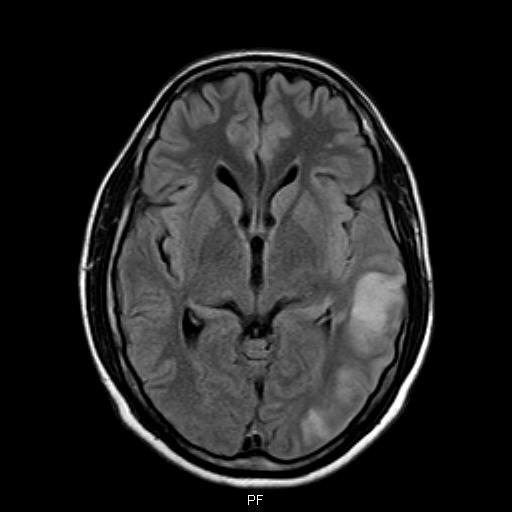
%> input picture Q5-segement/1.jpg, 512 x 512 px
$ octave p1.m   (GNU Octave 9; MATLAB toolbox functions it lacks are replaced by stand-ins)
%> lines starting %> are read from the running program, lines starting %| are printed output that depends on the picture; in (x1, y1, x2, y2) boxes, pixels count from 0 and x2, y2 are one past the last pixel; in counts of white or black regions, pixels touching at a corner belong together; the program's own positions count from 1
### Q5-segement/HatefRezaee810100149-CA02/mybinaryfun.m
function f = mybinaryfun(picture,thrsh)
for i = 1:400
    for j = 1:800
        if (picture(i,j)>thrsh)
            picture(i,j)=1;
        else
            picture(i,j,1)=0;
        end
    end
end
f=boolean(picture);
end

### Q5-segement/HatefRezaee810100149-CA02/p1.m
clc
clear
close all
[file,path]=uigetfile({'*.jpg;*.bmp;*.png;*.tif'},'Choose an image');
%> the answer given: ../1.jpg
s=[path,file];
picture=imread(s);
%> picture is the input picture: size 512x512 uint8; min 0, max 255, mean 35.9

picture = imresize(picture,[400 800]);
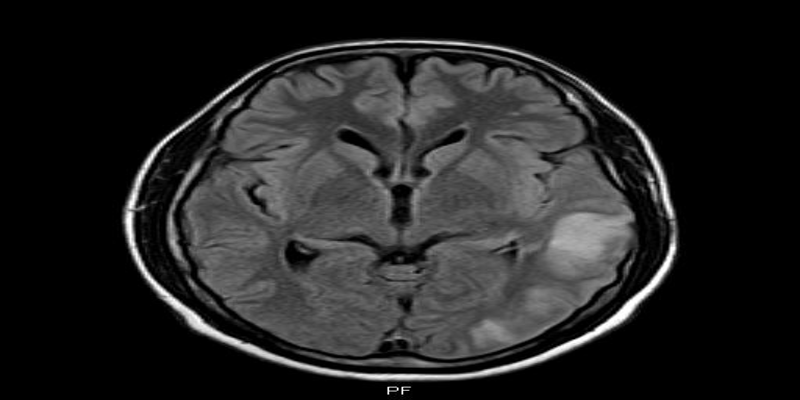
%> picture: size 400x800 uint8; min 0, max 255, mean 35.9
backup = picture;
a = size(size(backup));
%> a = [1 2]
if(a(2)==3)
picture = mygrayfun(picture);
backup = picture;
end

%%picture = mygrayfun(picture);
imshow(picture);

filtr= zeros(31,31);
for i = 1 :31
    for j = 1:31
        filtr(i,j) = 1/(31*31);
    end

end

%picture=myremovecom(picture,500);
figure
I = [1/9 1/9 1/9;1/9 1/9 1/9;1/9 1/9 1/9];
picture = imfilter(picture,filtr);
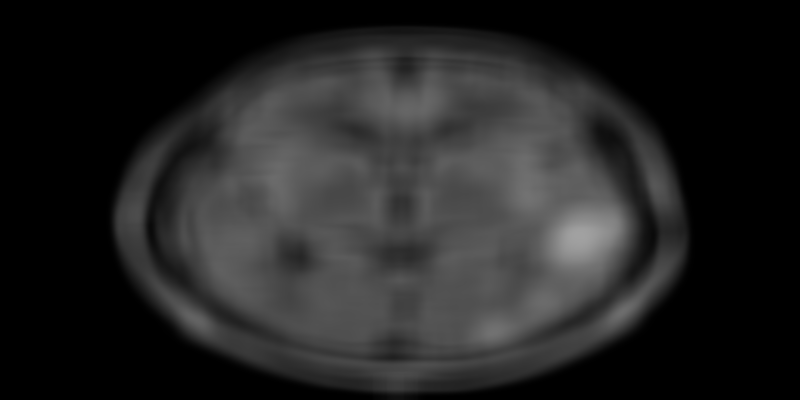
%> picture: size 400x800 uint8; min 0, max 161, mean 35.9
imshow(picture)
picture=mybinaryfun(picture,130);
%> after the loop in mybinaryfun, `for i = 1:400`:
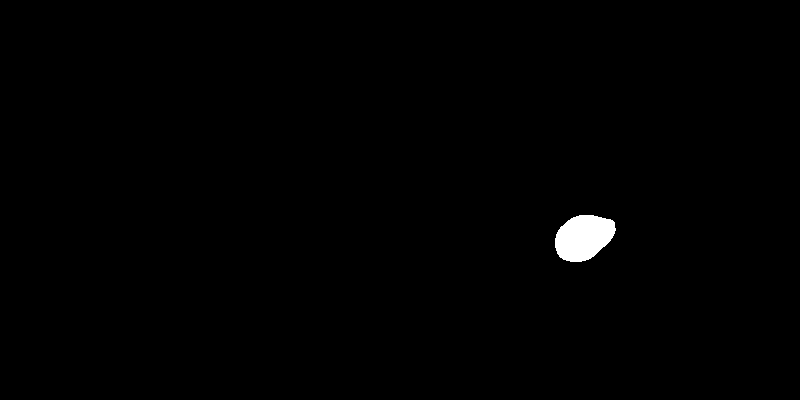
%> picture: size 400x800 uint8; values 0 (black) and 1 (white), 0.67% white; 1 white region, box (x1, y1, x2, y2) and area: (555, 215, 616, 262) 2137
%> the run ends on the next line

$ run again, on Q5-segement/4.jpg
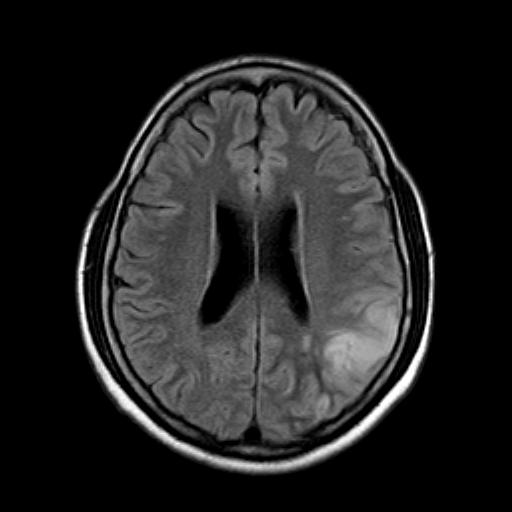
%> input picture Q5-segement/4.jpg, 512 x 512 px
%> picture is the input picture: size 512x512 uint8; min 0, max 255, mean 34.7
%> `picture = imfilter(picture,filtr);`:
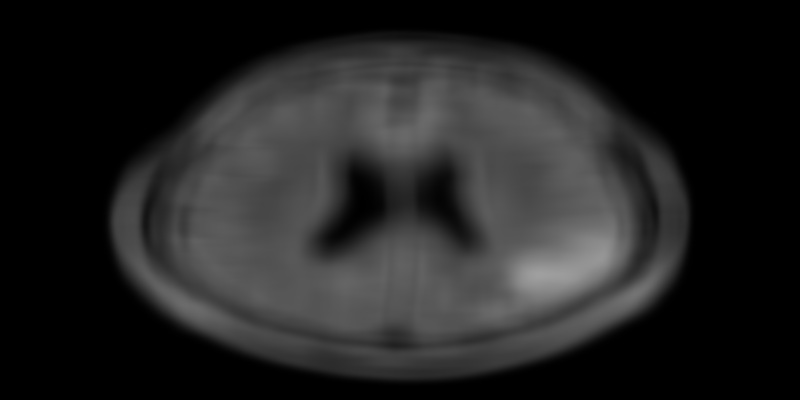
%> picture: size 400x800 uint8; min 0, max 159, mean 34.7
%> after the loop in mybinaryfun, `for i = 1:400`:
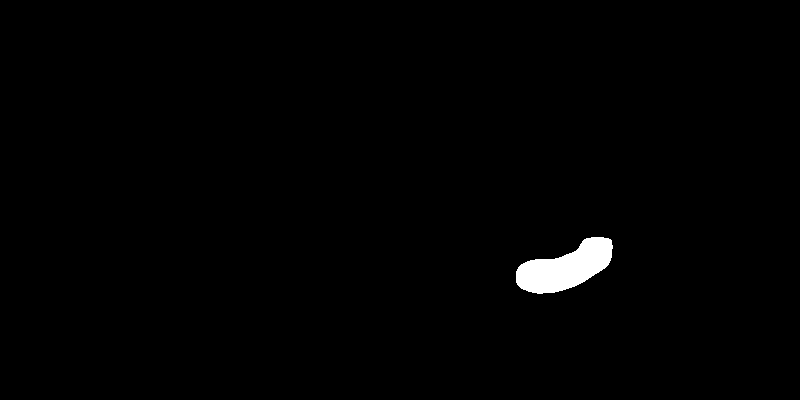
%> picture: size 400x800 uint8; values 0 (black) and 1 (white), 1% white; 1 white region, box (x1, y1, x2, y2) and area: (516, 237, 613, 294) 3205
